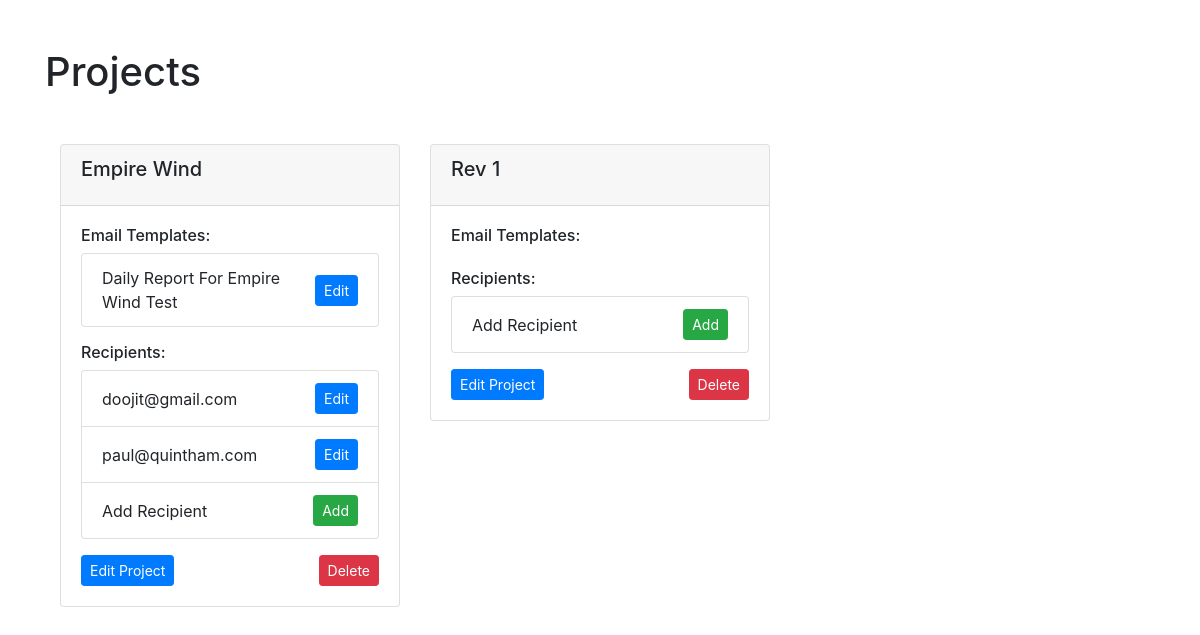
Before: /reports/projects/ with the older database file.
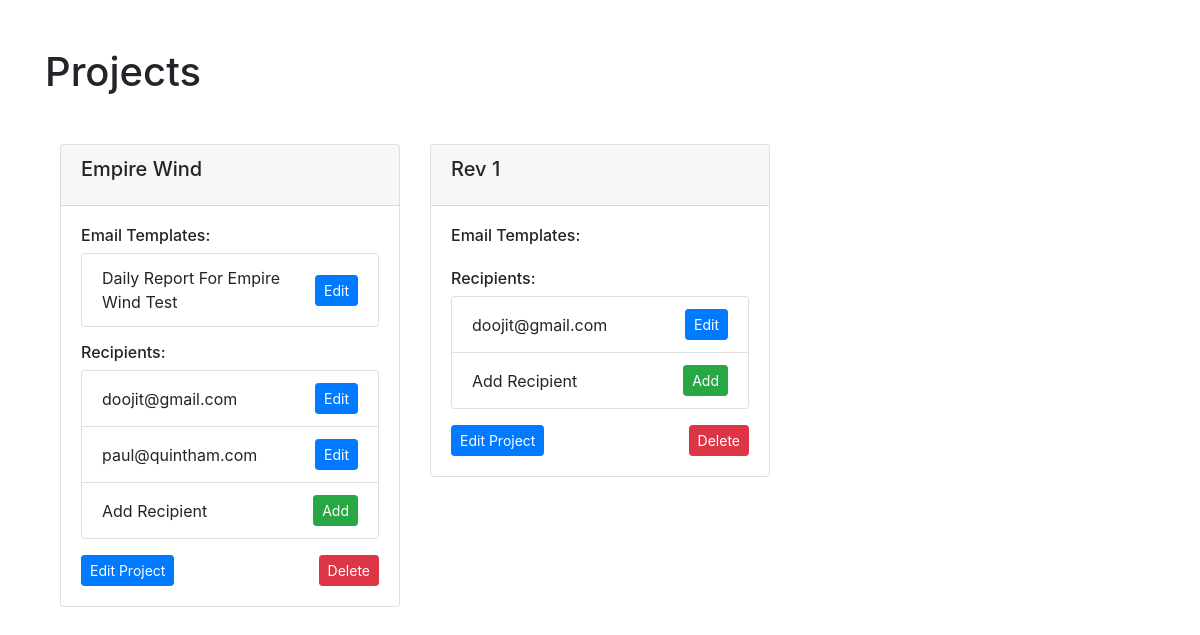
After: the same page with the newer database file.
### reports/models.py (models this page shows, shortened)
class Project(models.Model):
    name = models.CharField(max_length=100)

class EmailTemplate(models.Model):
    project = models.ForeignKey(Project, on_delete=models.CASCADE, related_name='email_templates')
    subject = models.CharField(max_length=200)
    body = models.TextField()

class Recipient(models.Model):
    project = models.ForeignKey(Project, on_delete=models.CASCADE, related_name='recipients')
    email = models.EmailField()

### reports/views.py (the view)
# urls.py: path('projects/', views.project_list, name='project_list'),
def project_list(request):
    projects = Project.objects.all()
    return render(request, 'reports/project_list.html', {'projects': projects})

### reports/templates/reports/project_list.html (shortened to what this page needs)
{% extends 'base.html' %}
{% block content %}
<h1>Projects</h1>
<div class="container mt-5">
    <div class="row">
        {% for project in projects %}
        <div class="col-md-4">
            <div class="card mb-4">
                <div class="card-header">
                    <h5 class="card-title">{{ project.name }}</h5>
                </div>
                <div class="card-body">
                    <h6>Email Templates:</h6>
                    <ul class="list-group mb-3">
                        {% for template in project.email_templates.all %}
                        <li class="list-group-item d-flex justify-content-between align-items-center">
                            {{ template.subject }}
                            <a href="{% url 'email_template_edit' template.id %}" class="btn btn-primary btn-sm">Edit</a>
                        </li>
                        {% endfor %}
                    </ul>
                    <h6>Recipients:</h6>
                    <ul class="list-group mb-3">
                        {% for recipient in project.recipients.all %}
                        <li class="list-group-item d-flex justify-content-between align-items-center">
                            {{ recipient.email }}
                            <a href="{% url 'recipient_edit' recipient.id %}" class="btn btn-primary btn-sm">Edit</a>
                        </li>
                        {% endfor %}
                        <li class="list-group-item d-flex justify-content-between align-items-center">
                            <span>Add Recipient</span>
                            <a href="{% url 'recipient_add' %}" class="btn btn-success btn-sm">Add</a>
                        </li>
                    </ul>
                    <div class="d-flex justify-content-between">
                        <a href="{% url 'project_edit' project.id %}" class="btn btn-primary btn-sm">Edit Project</a>
                        <a href="{% url 'project_delete' project.id %}" class="btn btn-danger btn-sm">Delete</a>
                    </div>
                </div>
            </div>
        </div>
        {% endfor %}
    </div>
</div>
{% endblock %}

### reports/templates/base.html (shortened to what this page needs)
<!DOCTYPE html>
<html lang="en">
<head>
    <link href="https://stackpath.bootstrapcdn.com/bootstrap/4.5.2/css/bootstrap.min.css" rel="stylesheet">
</head>
<body>
    <div class="container mt-5">
        {% block content %}{% endblock %}
    </div>
</body>
</html>

Changed rows visible on the page:
added Recipient: email "doojit@gmail.com", shown under Project "Rev 1"
